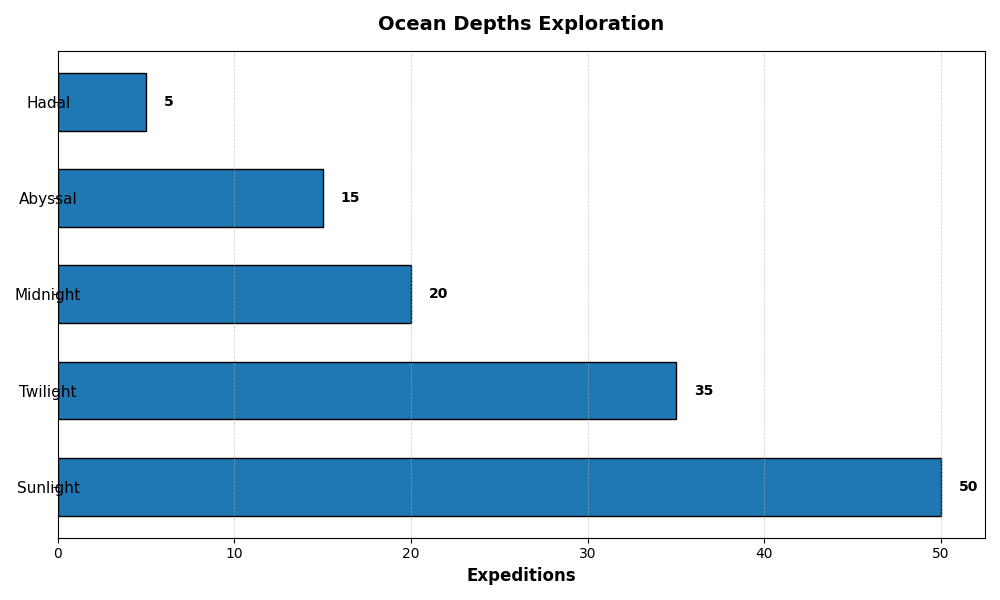

Write Python code to recreate this figure.
import matplotlib.pyplot as plt
import numpy as np

# Define zones and corresponding counts
zones = ['Sunlight', 'Twilight', 'Midnight', 'Abyssal', 'Hadal']
expeditions = [50, 35, 20, 15, 5]

# Use a single color for all bars
single_color = '#1f77b4'

fig, ax = plt.subplots(figsize=(10, 6))

# Create horizontal bars
bars = ax.barh(zones, expeditions, color=single_color, edgecolor='black', height=0.6)

# Set labels and title
ax.set_xlabel('Expeditions', fontsize=12, fontweight='bold')
ax.set_title('Ocean Depths Exploration', fontsize=14, fontweight='bold', pad=15)

# Add grid for x-axis
ax.grid(True, which='both', linestyle='--', linewidth=0.5, alpha=0.7, axis='x')

# Annotate bar values
for bar in bars:
    width = bar.get_width()
    ax.text(width + 1, bar.get_y() + bar.get_height()/2, f'{width}', va='center', fontsize=10, fontweight='bold', color='black')

# Set y-ticks
ax.set_yticks(np.arange(len(zones)))
ax.set_yticklabels(zones, ha='center', fontsize=11)

plt.tight_layout()
plt.show()
